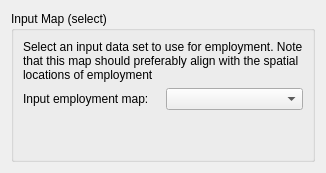
                        <widget class="QWidget" name="page">
                         <layout class="QGridLayout" name="gridLayout_3">
                          <item row="0" column="0">
                           <widget class="QGroupBox" name="employ_inputmap_box">
                            <property name="title">
                             <string>Input Map (select)</string>
                            </property>
                            <layout class="QGridLayout" name="gridLayout_4">
                             <item row="0" column="0" colspan="2">
                              <widget class="QLabel" name="employ_inputmap_lbl">
                               <property name="text">
                                <string>Select an input data set to use for employment. Note that this map should preferably align with the spatial locations of employment</string>
                               </property>
                               <property name="wordWrap">
                                <bool>true</bool>
                               </property>
                              </widget>
                             </item>
                             <item row="1" column="0">
                              <widget class="QLabel" name="employ_inputmap_lbl2">
                               <property name="text">
                                <string>Input employment map:</string>
                               </property>
                               <property name="wordWrap">
                                <bool>true</bool>
                               </property>
                              </widget>
                             </item>
                             <item row="1" column="1">
                              <widget class="QComboBox" name="employ_inputmap_combo"/>
                             </item>
                             <item row="2" column="0">
                              <spacer name="verticalSpacer_3">
                               <property name="orientation">
                                <enum>Qt::Vertical</enum>
                               </property>
                               <property name="sizeHint" stdset="0">
                                <size>
                                 <width>20</width>
                                 <height>40</height>
                                </size>
                               </property>
                              </spacer>
                             </item>
                            </layout>
                           </widget>
                          </item>
                         </layout>
                        </widget>
